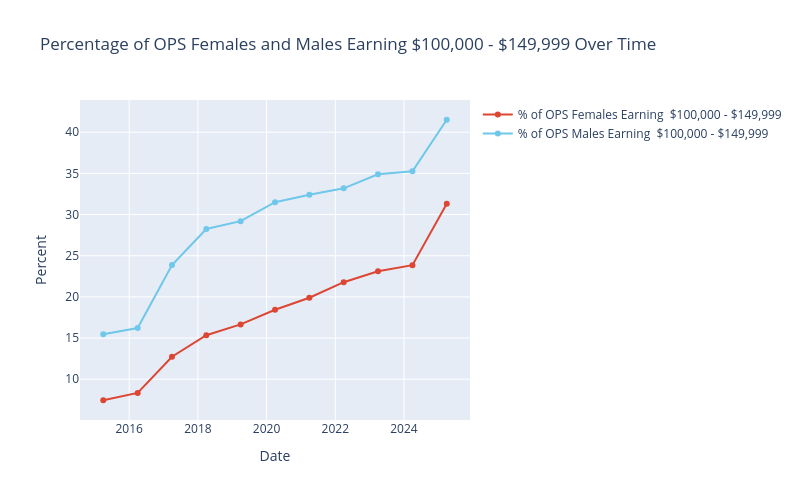

Here is the notebook cell this chart was saved with:
### Code cell
# trying something else in plotly, with UofT colors, as always
graph1 = go.Figure()

graph1.add_trace(go.Scatter(x=df_plot['Date'], y=df_plot[col_f],   
                         mode='lines+markers', name=col_f,
                         line=dict(color='#DC4633', width=2)))      
graph1.add_trace(go.Scatter(x=df_plot['Date'], y=df_plot[col_m],   
                         mode='lines+markers', name=col_m,
                         line=dict(color='#6FC7EA', width=2)))
graph1.update_layout(title='Percentage of OPS Females and Males Earning $100,000 - $149,999 Over Time',
                   xaxis_title='Date',
                   yaxis_title='Percent',
                   width=800, height=500)
graph1.show()

### Figure 1 — Plotly figure (JSON) as saved in the notebook; plotly's stock layout.template omitted (floating-point values rounded to 4 significant figures)
{"data": [{"line": {"color": "#DC4633", "width": 2}, "mode": "lines+markers", "name": "% of OPS Females Earning  $100,000 - $149,999", "type": "scatter", "x": ["2015-03-31T00:00:00.000000000", "2016-03-31T00:00:00.000000000", "2017-03-31T00:00:00.000000000", "2018-03-31T00:00:00.000000000", "2019-03-31T00:00:00.000000000", "2020-03-31T00:00:00.000000000", "2021-03-31T00:00:00.000000000", "2022-03-31T00:00:00.000000000", "2023-03-31T00:00:00.000000000", "2024-03-31T00:00:00.000000000", "2025-03-31T00:00:00.000000000"], "y": [7.445, 8.33, 12.73, 15.34, 16.66, 18.44, 19.89, 21.78, 23.12, 23.86, 31.3]}, {"line": {"color": "#6FC7EA", "width": 2}, "mode": "lines+markers", "name": "% of OPS Males Earning  $100,000 - $149,999", "type": "scatter", "x": ["2015-03-31T00:00:00.000000000", "2016-03-31T00:00:00.000000000", "2017-03-31T00:00:00.000000000", "2018-03-31T00:00:00.000000000", "2019-03-31T00:00:00.000000000", "2020-03-31T00:00:00.000000000", "2021-03-31T00:00:00.000000000", "2022-03-31T00:00:00.000000000", "2023-03-31T00:00:00.000000000", "2024-03-31T00:00:00.000000000", "2025-03-31T00:00:00.000000000"], "y": [15.47, 16.21, 23.87, 28.25, 29.2, 31.5, 32.41, 33.19, 34.9, 35.25, 41.52]}], "layout": {"height": 500, "title": {"text": "Percentage of OPS Females and Males Earning $100,000 - $149,999 Over Time"}, "width": 800, "xaxis": {"title": {"text": "Date"}}, "yaxis": {"title": {"text": "Percent"}}}}
